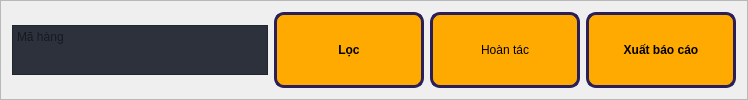
                        <widget class="QFrame" name="frame_23">
                         <property name="frameShape">
                          <enum>QFrame::StyledPanel</enum>
                         </property>
                         <property name="frameShadow">
                          <enum>QFrame::Raised</enum>
                         </property>
                         <layout class="QHBoxLayout" name="horizontalLayout_18">
                          <item>
                           <widget class="QTextEdit" name="maHangCheckTonFilter">
                            <property name="minimumSize">
                             <size>
                              <width>0</width>
                              <height>40</height>
                             </size>
                            </property>
                            <property name="maximumSize">
                             <size>
                              <width>500</width>
                              <height>50</height>
                             </size>
                            </property>
                            <property name="styleSheet">
                             <string notr="true">background-color:#2c313c;</string>
                            </property>
                            <property name="placeholderText">
                             <string>Mã hàng</string>
                            </property>
                           </widget>
                          </item>
                          <item>
                           <widget class="QPushButton" name="checkTonFilterBtn">
                            <property name="minimumSize">
                             <size>
                              <width>150</width>
                              <height>50</height>
                             </size>
                            </property>
                            <property name="maximumSize">
                             <size>
                              <width>150</width>
                              <height>100</height>
                             </size>
                            </property>
                            <property name="font">
                             <font>
                              <weight>75</weight>
                              <bold>true</bold>
                             </font>
                            </property>
                            <property name="styleSheet">
                             <string notr="true">background-color: rgb(255, 170, 0);
border:3px solid rgb(43,31,91);
border-radius:10px;</string>
                            </property>
                            <property name="text">
                             <string>Lọc</string>
                            </property>
                            <property name="icon">
                             <iconset resource="resources.qrc">
                              <normaloff>:/icons/icons/filter.svg</normaloff>:/icons/icons/filter.svg</iconset>
                            </property>
                            <property name="iconSize">
                             <size>
                              <width>24</width>
                              <height>24</height>
                             </size>
                            </property>
                           </widget>
                          </item>
                          <item>
                           <widget class="QPushButton" name="hoanTacB048Btn">
                            <property name="minimumSize">
                             <size>
                              <width>150</width>
                              <height>50</height>
                             </size>
                            </property>
                            <property name="maximumSize">
                             <size>
                              <width>150</width>
                              <height>100</height>
                             </size>
                            </property>
                            <property name="styleSheet">
                             <string notr="true">background-color: rgb(255, 170, 0);
border:3px solid rgb(43,31,91);
border-radius:10px;</string>
                            </property>
                            <property name="text">
                             <string>Hoàn tác</string>
                            </property>
                            <property name="icon">
                             <iconset resource="resources.qrc">
                              <normaloff>:/icons/icons/refresh-ccw.svg</normaloff>:/icons/icons/refresh-ccw.svg</iconset>
                            </property>
                            <property name="iconSize">
                             <size>
                              <width>24</width>
                              <height>24</height>
                             </size>
                            </property>
                           </widget>
                          </item>
                          <item>
                           <widget class="QPushButton" name="checkTonXuatBCBtn">
                            <property name="minimumSize">
                             <size>
                              <width>150</width>
                              <height>50</height>
                             </size>
                            </property>
                            <property name="maximumSize">
                             <size>
                              <width>150</width>
                              <height>100</height>
                             </size>
                            </property>
                            <property name="font">
                             <font>
                              <weight>75</weight>
                              <bold>true</bold>
                             </font>
                            </property>
                            <property name="styleSheet">
                             <string notr="true">background-color: rgb(255, 170, 0);
border:3px solid rgb(43,31,91);
border-radius:10px;</string>
                            </property>
                            <property name="text">
                             <string>Xuất báo cáo</string>
                            </property>
                            <property name="icon">
                             <iconset resource="resources.qrc">
                              <normaloff>:/icons/icons/printer.svg</normaloff>:/icons/icons/printer.svg</iconset>
                            </property>
                            <property name="iconSize">
                             <size>
                              <width>24</width>
                              <height>24</height>
                             </size>
                            </property>
                           </widget>
                          </item>
                         </layout>
                        </widget>
